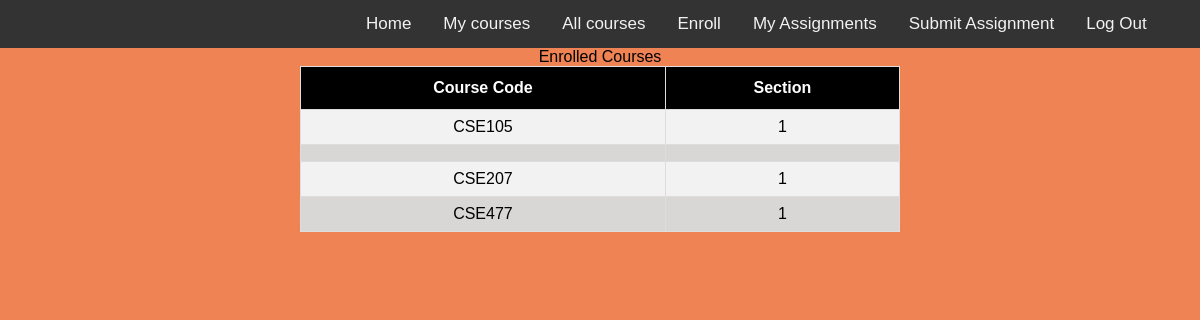
The page /studenthome.php (signed in) on the database its author committed.
### tables this page shows
CREATE TABLE `assignedcourse` (
  `serial_no` int(11) NOT NULL,
  `instructor_id` varchar(20) NOT NULL,
  `course_code` varchar(10) NOT NULL,
  `section` int(11) NOT NULL,
  `semester` varchar(10) NOT NULL
);

### mycourses.php (the view, shortened to what this page needs)
<?php
include('studentnavbar.php')
?>
<?php
$servername = "localhost";
$username = "root";
$password = "";
$dbname = "AssignmentDB";
$conn = new mysqli($servername, $username, $password, $dbname);
$s_id = $_SESSION['student_id'] ;
$sql = " SELECT assignedcourse.course_code, assignedcourse.section
        FROM enrolled left join assignedcourse using(serial_no) where  activate= 1 and student_id = '$s_id' ";
$course = $conn->query($sql);
if ($course->num_rows > 0) {
    echo "<center>Enrolled Courses";
    echo "<table id='tables'><tr><th>Course Code</th><th>Section</th></tr>";
     while($row = $course->fetch_assoc()) {
        echo "<tr><td>".$row["course_code"]."</td> <td>".$row["section"]."</td></tr>";
    }
    echo "</table></center>";
} else {
    echo "You are not enrolled to any course!";
}
?>

### studentnavbar.php (style rules this page uses)
body { margin: 0; font-family: Arial, Helvetica, sans-serif; }

### mycourses.php (style rules this page uses)
body { background: #EF8354; }
#tables { font-family: "Trebuchet MS", Arial, Helvetica, sans-serif; border-collapse: collapse; width: 50%; }
#tables td, #tables th { border: 1px solid #ddd; padding: 8px; text-align: center; }
#tables tr:nth-child(even) { background-color: #f2f2f2; }
#tables tr:nth-child(odd) { background-color: #d8d7d6; }
#tables th { padding-top: 12px; padding-bottom: 12px; text-align: center; background-color: #000000; color: white; }

### rows shown on the page
assignedcourse: course_code "CSE105", section "1"
assignedcourse: course_code "CSE207", section "1"
assignedcourse: course_code "CSE477", section "1"
